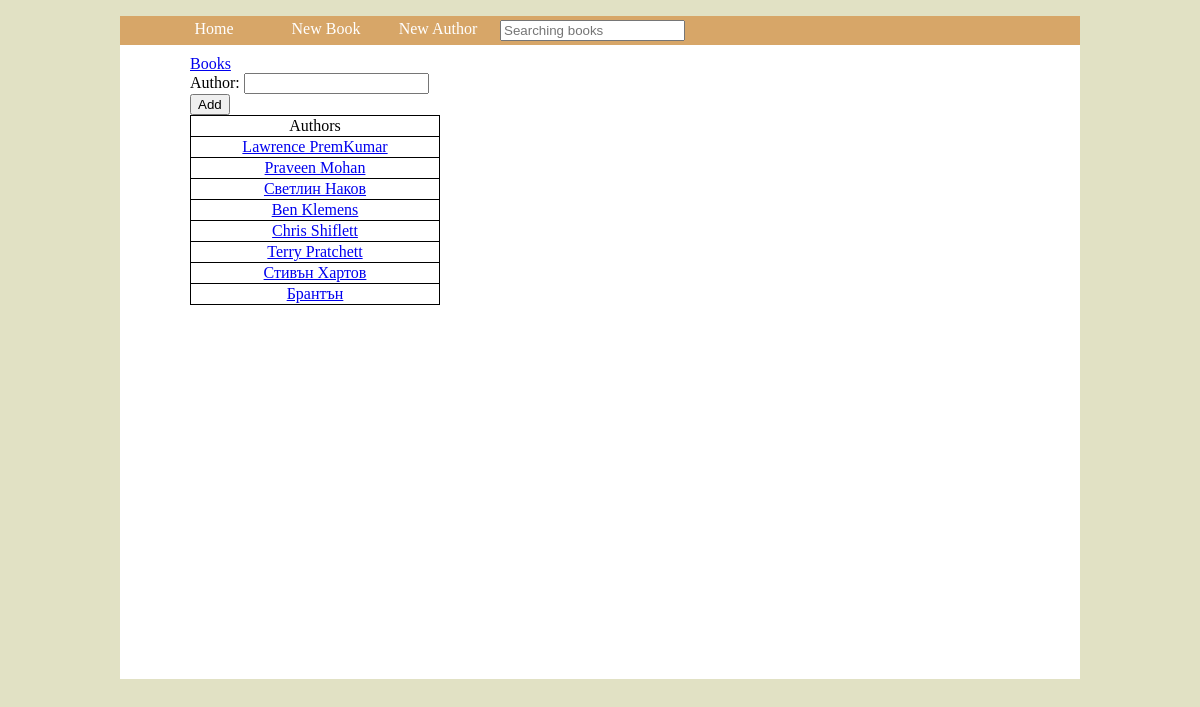
The app's page /New_Author.php with its own data.
### tables this page shows
CREATE TABLE IF NOT EXISTS `authors` (
`author_id` int(11) NOT NULL,
  `author_name` varchar(50) NOT NULL
);

### New_Author.php (the view, shortened to what this page needs)
<?php
    include 'header.php';
?>
 <?php
        $query = 'SELECT * FROM authors';
        $select = mysqli_query($connect, $query);
 ?>
<section>
    <a href = "New_Book.php">Books</a>
    <form method="get">
        <label for="author">Author:</label>
        <input type = "text" id="author" name= "author_name" />
        <span id="error"><?php echo @$error['author']; ?></span><br />
        <input type = "submit" value="Add" />
    </form>
    <table border="1">
        <thead>
            <tr>
                <td>Authors</td>
            </tr>
        </thead>
            <?php
            while( $option = mysqli_fetch_assoc($select) ) {
            ?>
        <tr><td><a href="Author'sBooks.php?author-id=<?php echo $option['author_id'];?>"><?php echo htmlspecialchars($option['author_name']); ?></a></td></tr>
            <?php }?>
    </table>
</section>
<?php
    include 'footer.php';
?>

### header.php (style rules this page uses)
body,h3,section, article { margin: 0; }
body { background: rgb(225, 225, 196); }
section { margin: 0 70px; }
table { border: 1px solid black; padding: 5px; width: 250px; text-align: center; border-collapse: collapse; }

### records on screen
authors: author_name "Lawrence PremKumar"
authors: author_name "Praveen Mohan"
authors: author_name "Светлин Наков"
authors: author_name "Ben Klemens"
authors: author_name "Chris Shiflett"
authors: author_name "Terry Pratchett"
authors: author_name "Стивън Хартов"
authors: author_name "Брантън"
